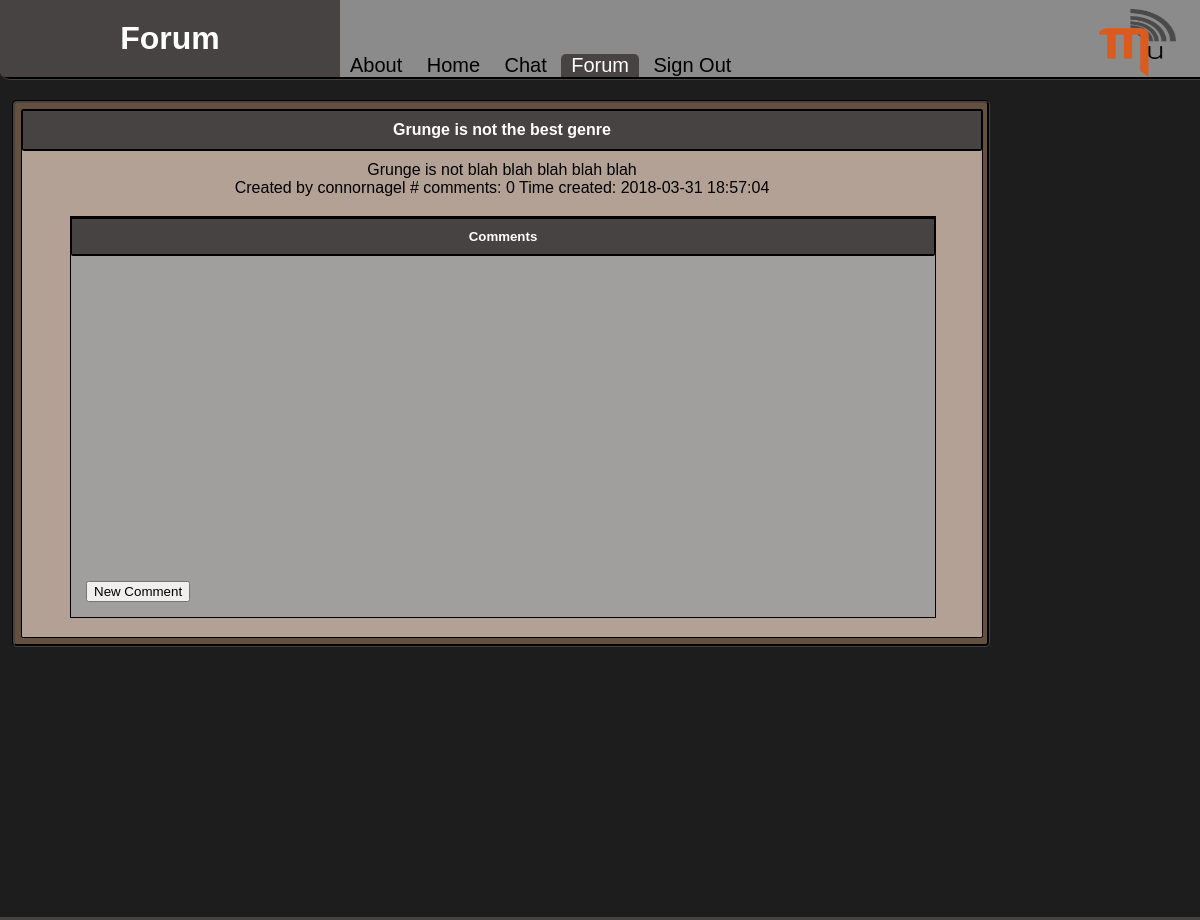
The app's page /forum_page.php?topic_id=2 (signed in) with its own data.
### tables this page shows
CREATE TABLE IF NOT EXISTS `topics` (
  `topic_id` int(10) NOT NULL AUTO_INCREMENT,
  `topic_title` varchar(100) NOT NULL,
  `topic_text` varchar(2000) NOT NULL,
  `created_by` int(10) NOT NULL,
  `num_comments` int(100) NOT NULL,
  `time_created` DATETIME DEFAULT CURRENT_TIMESTAMP NOT NULL,
  PRIMARY KEY (`topic_id`),
  KEY `Topic ID` (`topic_id`),
  CONSTRAINT `topicID_user` FOREIGN KEY (`created_by`) REFERENCES `user_info` (`user_id`) ON UPDATE CASCADE ON DELETE CASCADE
);

CREATE TABLE IF NOT EXISTS `user_info` (
  `user_id` int(10) NOT NULL AUTO_INCREMENT,
  `username` varchar(100) NOT NULL,
  `password` varchar(100) NOT NULL,
  `email` varchar(100) NOT NULL,
  PRIMARY KEY (`user_id`),
  KEY `User ID` (`user_id`)
);

### handlers/dao.php (called while the page is built, shortened)
<?php
class DAO {
	private $servername = "localhost";
	private $username = "root";
	private $password = "";
	private $database = "Muphonic";
	private function getConnection(){
		try {
			$conn = new PDO("mysql:host=$this->servername;dbname=$this->database", $this->username, $this->password);
			$conn->setAttribute(PDO::ATTR_ERRMODE, PDO::ERRMODE_EXCEPTION);
			return $conn;
		}
		catch(PDOException $e)
		{
			echo "Connection failed: " . $e->getMessage();
		}
		throw new Exception("user not found");
	}
	public function find_user($user_id){
		$conn = $this->getConnection();
		$query = $conn->prepare("SELECT `username` FROM `user_info` where `user_id`=:user_id");
		$query->bindParam(':user_id', $user_id);
		$query->setFetchMode(PDO::FETCH_ASSOC);
		$query->execute();
		return $query->fetch();
	}
	public function get_topic($topic_id){
		$conn = $this->getConnection();
		$query = $conn->prepare("SELECT * FROM `topics`  where `topic_id` = :topic_id");
		$query->setFetchMode(PDO::FETCH_ASSOC);
		$query->bindParam(':topic_id', $topic_id);
		$query->execute();
		return $query->fetch();
	}
						}

### forum_page.php (the view, shortened to what this page needs)
<?php
require_once('handlers/dao.php');
$dao = new dao();
include('template/header.php');
$topic = $dao->get_topic($_GET['topic_id']);
$createdBy = $dao->find_user($topic['created_by']);
 ?>
 	<div class="main">
 <div class="topic_page">
   <div id='this_topic'><h4><?php echo $topic['topic_title']?></h4>
     <?php
		 print "<div class=\"topic_desc\">" . $topic['topic_text'] . "</div>";
     print "<div class=\"topic_info\">" . "Created by " .
      $createdBy['username']. " # comments: " . $topic['num_comments'] . " Time created: " . $topic['time_created']
     . "</div";
     ?>
   </div>
   <div id='comment_panel'><h5>Comments</h5>
	 <div class="new_comment">
	 <button type="button" id="add_comment">New Comment</button>
 </div>
 </div>
</div>
</div>
<?php include('template/footer.php'); ?>

### style/main.css (style rules this page uses)
html,body { height: 100%; width:100%; min-height:100%; margin: 0px; padding: 0px; background-color: #1d1d1d; font-family: helvetica; }
h4 { background-color: #484343; color:#FFFFFF; margin: 0px 0px 10px 0px; padding: 10px 0px 10px 0px; border-radius:0px 0px 2px 2px; border: solid 1px; border-bottom-width: 2px; border-color:black; }
h5 { background-color: #484343; color:#FFFFFF; margin: 0px 0px 10px 0px; padding: 10px 0px 10px 0px; border-radius:0px 0px 2px 2px; border: solid 1px; border-bottom-width: 2px; border-top-width: 2px; border-color:black; }
.main { display:block; padding:2%; background-color: #63503e; min-height:200px; width: 80%; margin: 20px 8% 80px 8%; border-style: groove; //border-right-style: inset; //border-bottom-style:inset; //border-top-style:outset; border-color: #484343; border-radius: 5px; align-content: center; padding-bottom:40px; overflow: auto; position:relative; }

### style/forum.css (style rules this page uses)
.topic_page { width: 100%; min-height:500px; background-color:#b3a195; text-align:center; float:left; margin:auto; position:relative; border: solid 1px; border-radius:2px; }
.main { padding: 0.5%; margin: 20px 19% 80px 1%; }
#comment_panel { width:90%; margin:2% 5%; border:solid 1px; position:relative; min-height:400px; background-color: #a09f9d; }
.new_comment { position:absolute; bottom:0; left:0; width:100%; }
#add_comment { margin: 10px; float:left; position:absolute; bottom:5px; left: 5px; }

### records on screen
topics: topic_title "Grunge is not the best genre", topic_text "Grunge is not blah blah blah blah blah", num_comments "0", time_created "2018-03-31 18:57:04"
user_info: username "connornagel"

### other values on screen
$pageTitle "Forum"
